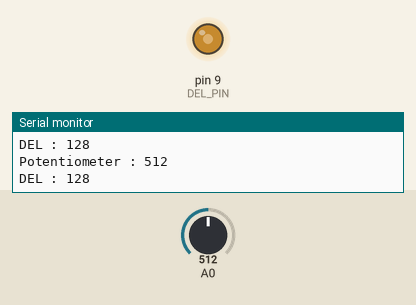
A sketch run on a simulated Arduino Uno, built with avr-gcc and run on an emulated ATmega328P. Shown: output pins drawn as LEDs (lit = HIGH), the last lines printed to the serial monitor. The inputs (shaded band) are chosen by the test bench; at power-on: A0 = 512.

Above: at 1.8 s.
1.9 s: A0 set to 716
At 2.9 s:
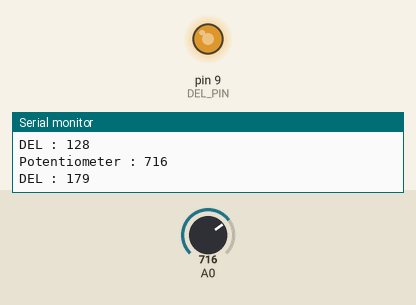
3.5 s: A0 set to 900
At 4.5 s:
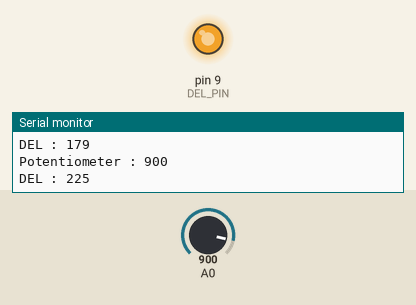
5.5 s: A0 set to 122
At 7.2 s:
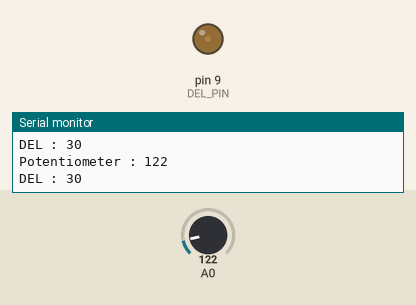
7.5 s: A0 set to 0
At 8.8 s:
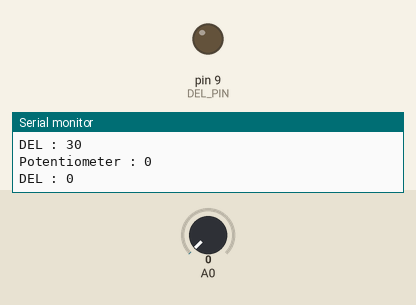
Timing chart, 0 to 10.5 s (numbered marks = the images above; inputs shaded):
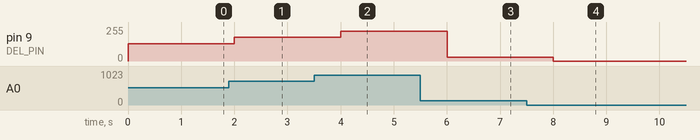

The sketch:

sketch_session_5.ino
```cpp
#define DEL_PIN 9

void setup() {
  Serial.begin(9600);
  pinMode(DEL_PIN, OUTPUT);
}

void loop() {
  int potentiometerValue = analogRead(A0);
  Serial.print("Potentiometer : ");
  Serial.println(potentiometerValue);
  byte delIntensity = potentiometerValue / 4;
  Serial.print("DEL : ");
  Serial.println(delIntensity);
  analogWrite(DEL_PIN, delIntensity);
  delay(1000);
}
```

Measured:
- after the input at 1.9 s, pin 9 (DEL_PIN): 128/255 → 179/255 after 0.10 s
- after the input at 3.5 s, pin 9 (DEL_PIN): 179/255 → 225/255 after 0.50 s
- after the input at 5.5 s, pin 9 (DEL_PIN): 225/255 → 30/255 after 0.50 s
- after the input at 7.5 s, pin 9 (DEL_PIN): 30/255 → 0/255 after 0.51 s
